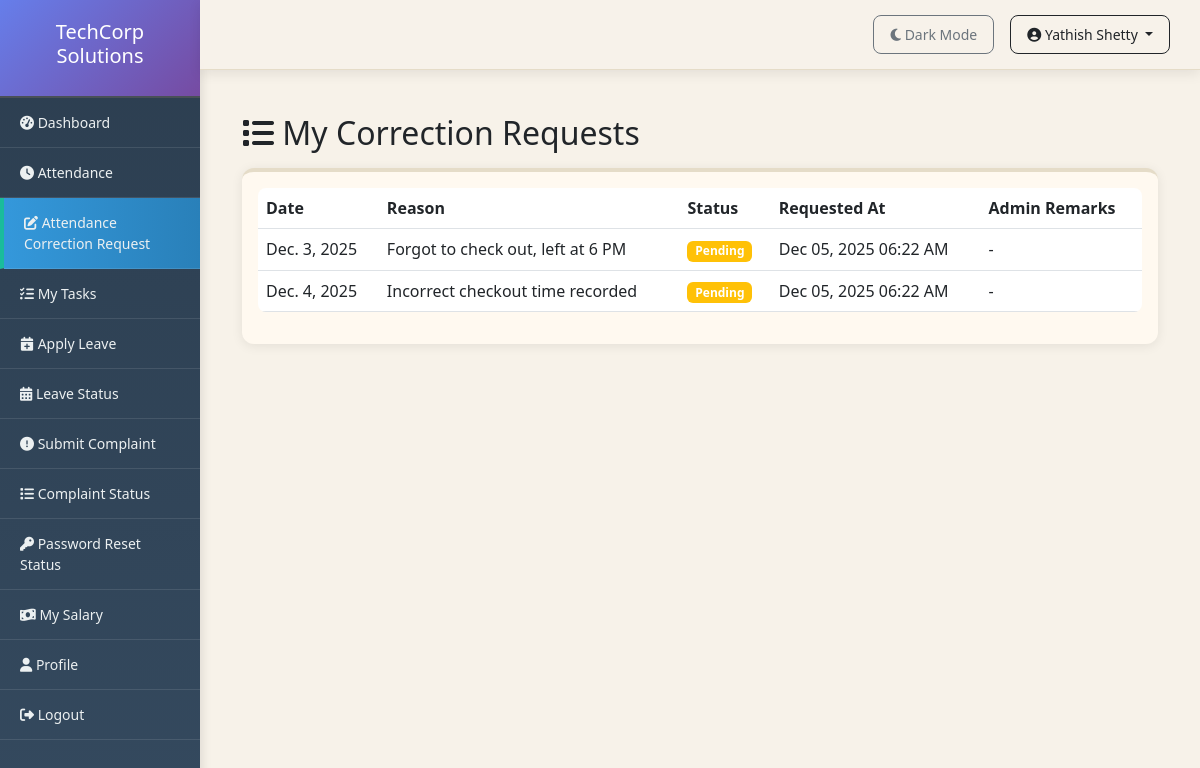
The page /attendance/corrections/ (signed in) on the database its author committed.
### employees/models.py (models this page shows, shortened)
class AttendanceCorrection(models.Model):
    STATUS_CHOICES = [
        ('pending', 'Pending'),
        ('approved', 'Approved'),
        ('rejected', 'Rejected'),
    ]
    employee = models.ForeignKey(Employee, on_delete=models.CASCADE, related_name='correction_requests')
    attendance = models.ForeignKey(Attendance, on_delete=models.CASCADE, related_name='corrections')
    reason = models.TextField()
    status = models.CharField(max_length=20, choices=STATUS_CHOICES, default='pending')
    requested_at = models.DateTimeField(auto_now_add=True)
    reviewed_by = models.ForeignKey(User, on_delete=models.SET_NULL, null=True, blank=True)
    reviewed_at = models.DateTimeField(null=True, blank=True)
    admin_remarks = models.TextField(blank=True)
    class Meta:
        ordering = ['-requested_at']

class Attendance(models.Model):
    STATUS_CHOICES = [
        ('present', 'Present'),
        ('absent', 'Absent'),
        ('half_day', 'Half Day'),
        ('on_leave', 'On Leave'),
    ]
    employee = models.ForeignKey(Employee, on_delete=models.CASCADE, related_name='attendances')
    date = models.DateField()
    check_in = models.TimeField(null=True, blank=True)
    check_out = models.TimeField(null=True, blank=True)
    status = models.CharField(max_length=20, choices=STATUS_CHOICES, default='absent')
    is_late = models.BooleanField(default=False)
    notes = models.TextField(blank=True)
    marked_by = models.ForeignKey(User, on_delete=models.SET_NULL, null=True, blank=True)
    created_at = models.DateTimeField(auto_now_add=True)
    class Meta:
        unique_together = ['employee', 'date']
        ordering = ['-date']

### employees/views.py (the view)
# urls.py: path('attendance/corrections/', views.employee_correction_status, name='employee_correction_status'),
@login_required
def employee_correction_status(request):
    from .models import AttendanceCorrection
    corrections = AttendanceCorrection.objects.filter(employee=request.user.employee).order_by('-requested_at')
    return render(request, 'employee/correction_status.html', {'corrections': corrections})

### employees/context_processors.py (called while the page is built, shortened)
def notifications(request):
    context = {
        'pending_count': 0,
        'leave_count': 0,
        'correction_count': 0,
        'password_reset_count': 0,
    }
    return context

### employees/templates/employee/correction_status.html (shortened to what this page needs)
{% extends 'base.html' %}
{% block content %}
<div class="container mt-4">
    <h2><i class="fas fa-list"></i> My Correction Requests</h2>
    <div class="card mt-3">
        <div class="card-body">
            <table class="table table-hover">
                <thead>
                    <tr>
                        <th>Date</th>
                        <th>Reason</th>
                        <th>Status</th>
                        <th>Requested At</th>
                        <th>Admin Remarks</th>
                    </tr>
                </thead>
                <tbody>
                    {% for correction in corrections %}
                    <tr>
                        <td>{{ correction.attendance.date }}</td>
                        <td>{{ correction.reason|truncatewords:10 }}</td>
                        <td>
                            {% if correction.status == 'pending' %}
                                <span class="badge bg-warning">Pending</span>
                            {% elif correction.status == 'approved' %}
                                <span class="badge bg-success">Approved</span>
                            {% else %}
                                <span class="badge bg-danger">Rejected</span>
                            {% endif %}
                        </td>
                        <td>{{ correction.requested_at|date:"M d, Y h:i A" }}</td>
                        <td>{{ correction.admin_remarks|default:"-" }}</td>
                    </tr>
                    {% empty %}
                    <tr>
                        <td colspan="5" class="text-center">No correction requests found</td>
                    </tr>
                    {% endfor %}
                </tbody>
            </table>
        </div>
    </div>
</div>
{% endblock %}

### employees/templates/base.html (shortened to what this page needs)
<!DOCTYPE html>
<html lang="en">
<head>
    <link href="https://cdn.jsdelivr.net/npm/bootstrap@5.3.0/dist/css/bootstrap.min.css" rel="stylesheet">
    <link rel="stylesheet" href="https://cdnjs.cloudflare.com/ajax/libs/font-awesome/6.4.0/css/all.min.css">
</head>
<body>
    <nav class="top-navbar d-flex justify-content-end align-items-center">
        <a href="{% url 'toggle_theme' %}" class="btn btn-sm btn-outline-secondary me-3">
            {% if user.is_authenticated and user.employee.theme_preference == 'dark' %}
                <i class="fas fa-sun"></i> Light Mode
            {% else %}
                <i class="fas fa-moon"></i> Dark Mode
            {% endif %}
        </a>
        <div class="dropdown">
            <button class="btn btn-sm btn-outline-dark dropdown-toggle" type="button" data-bs-toggle="dropdown">
                <i class="fas fa-user-circle"></i> {{ user.get_full_name|default:user.username }}
            </button>
        </div>
    </nav>
    <div class="container-fluid">
        <div class="row">
            <div class="col-md-2 sidebar">
                <div class="logo-header">
                    <h5>TechCorp Solutions</h5>
                </div>
                {% if user.is_staff %}
                <a href="{% url 'admin_dashboard' %}"><i class="fas fa-tachometer-alt"></i> Dashboard</a>
                <a href="{% url 'employee_list' %}"><i class="fas fa-users"></i> Employees</a>
                <a href="{% url 'department_list' %}"><i class="fas fa-building"></i> Departments</a>
                <a href="{% url 'task_list' %}"><i class="fas fa-tasks"></i> Tasks</a>
                <a href="{% url 'announcement_list' %}"><i class="fas fa-bullhorn"></i> Announcements</a>
                <a href="{% url 'leave_requests' %}"><i class="fas fa-calendar"></i> Leave Requests</a>
                <a href="{% url 'complaint_list' %}"><i class="fas fa-exclamation-circle"></i> Complaints</a>
                <a href="{% url 'review_list' %}"><i class="fas fa-star"></i> Reviews</a>
                <a href="{% url 'admin_attendance_list' %}"><i class="fas fa-clock"></i> Attendance</a>
                <a href="{% url 'admin_correction_list' %}"><i class="fas fa-edit"></i> Attendance Correction Request</a>
                <a href="{% url 'admin_password_reset_list' %}"><i class="fas fa-key"></i> Password Reset Requests</a>
                <a href="{% url 'vacancy_list' %}"><i class="fas fa-briefcase"></i> Job Vacancies</a>
                <a href="{% url 'application_list' %}"><i class="fas fa-file-alt"></i> Applications</a>
                <a href="{% url 'admin_salary_management' %}"><i class="fas fa-money-bill-wave"></i> Salary Management</a>
                {% else %}
                <a href="{% url 'employee_dashboard' %}"><i class="fas fa-tachometer-alt"></i> Dashboard</a>
                <a href="{% url 'employee_attendance' %}"><i class="fas fa-clock"></i> Attendance</a>
                <a href="{% url 'employee_correction_status' %}"><i class="fas fa-edit"></i> Attendance Correction Request</a>
                <a href="{% url 'employee_tasks' %}"><i class="fas fa-tasks"></i> My Tasks</a>
                <a href="{% url 'employee_leave_apply' %}"><i class="fas fa-calendar-plus"></i> Apply Leave</a>
                <a href="{% url 'employee_leave_status' %}"><i class="fas fa-calendar-alt"></i> Leave Status</a>
                <a href="{% url 'employee_complaint_submit' %}"><i class="fas fa-exclamation-circle"></i> Submit Complaint</a>
                <a href="{% url 'employee_complaint_track' %}"><i class="fas fa-list"></i> Complaint Status</a>
                <a href="{% url 'employee_password_reset_status' %}"><i class="fas fa-key"></i> Password Reset Status</a>
                <a href="{% url 'employee_salary' %}"><i class="fas fa-money-bill-wave"></i> My Salary</a>
                <a href="{% url 'employee_profile' %}"><i class="fas fa-user"></i> Profile</a>
                {% endif %}
                <a href="{% url 'logout' %}"><i class="fas fa-sign-out-alt"></i> Logout</a>
            </div>
            <div class="col-md-10 content">
                {% block content %}{% endblock %}
            </div>
        </div>
    </div>
</body>
</html>

### employees/templates/base.html (style rules this page uses)
* { transition: background-color 0.3s ease, color 0.3s ease; }
body { font-family: 'Segoe UI', Tahoma, Geneva, Verdana, sans-serif; }
.sidebar { position: fixed; top: 0; left: 0; height: 100vh; overflow-y: auto; background: linear-gradient(180deg, #2c3e50 0%, #34495e 100%) !important; padding: 0; width: 16.666667%; box-shadow: 2px 0 10px rgba(0,0,0,0.1); }
.sidebar a { color: #ecf0f1 !important; text-decoration: none; padding: 14px 20px; display: block; border-bottom: 1px solid rgba(255,255,255,0.1); transition: all 0.3s ease; font-size: 14px; }
.sidebar a.active { background: linear-gradient(90deg, #3498db 0%, #2980b9 100%) !important; border-left: 4px solid #1abc9c; padding-left: 20px; }
.sidebar .logo-header { background: linear-gradient(135deg, #667eea 0%, #764ba2 100%) !important; color: white !important; }
.content { padding: 30px; margin-top: 60px; margin-left: 16.666667%; background: #F7F2E9; min-height: calc(100vh - 60px); }
.card { background: #FFF9F0; backdrop-filter: blur(10px); border: none; border-top: 4px solid #E5DCC8; border-radius: 12px; box-shadow: 0 2px 12px rgba(0, 0, 0, 0.08); transition: transform 0.3s ease, box-shadow 0.3s ease; }
.logo-header { background: #2c3e50; color: white; padding: 20px; text-align: center; border-bottom: 2px solid #495057; }
.top-navbar { position: fixed; top: 0; right: 0; left: 16.666667%; z-index: 1000; background: rgba(247, 242, 233, 0.95); border-bottom: 1px solid #E5DCC8; padding: 15px 30px; box-shadow: 0 4px 12px rgba(0,0,0,0.08); backdrop-filter: blur(20px); }
.top-navbar .btn { border-radius: 8px; padding: 8px 16px; font-weight: 500; transition: all 0.3s ease; }
.table { border-radius: 8px; overflow: hidden; }

### rows shown on the page
AttendanceCorrection: attendance "Dec. 3, 2025", reason "Forgot to check out, left at 6 PM", status "Pending", requested_at "Dec 05, 2025 06:22 AM", admin_remarks "-"
AttendanceCorrection: attendance "Dec. 4, 2025", reason "Incorrect checkout time recorded", status "Pending", requested_at "Dec 05, 2025 06:22 AM", admin_remarks "-"

### other values the page prints
{{ user.get_full_name|default:user.username }} "Yathish Shetty"
